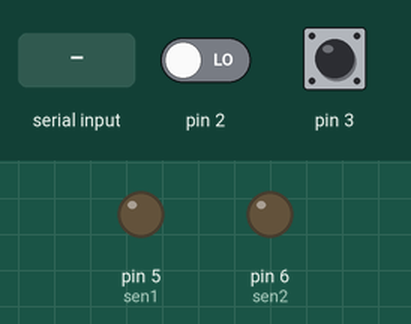
The sketch below on a simulated Arduino Uno, built with avr-gcc and run on an emulated ATmega328P. Parts: output pins drawn as LEDs (lit = HIGH). The test bench sets the inputs (shaded band); at power-on: pin 2 LOW, pin 3 HIGH. What the sketch prints to the serial monitor is not drawn.

Above: at 1.2 s.
1.3 s: pin 2 driven HIGH
At 2.0 s:
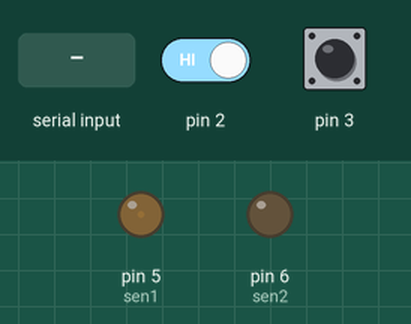
3.7 s: "5\n" received over Serial
At 3.88 s:
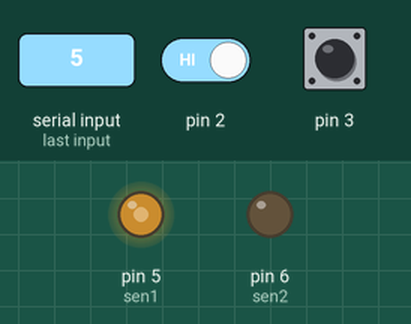
6.7 s: "90,45\n" received over Serial
At 7.7 s:
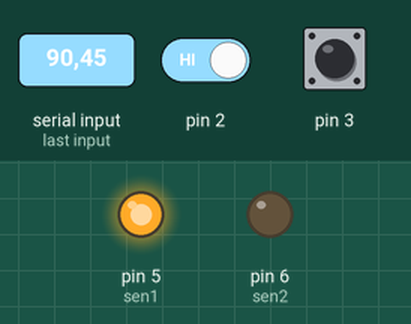
Timing chart, 0 to 9.7 s (numbered marks = the images above; inputs shaded):
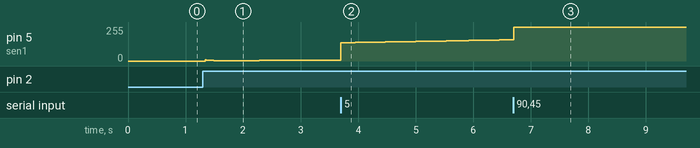

Measured:
- after the input at 1.3 s, pin 5 (sen1): 0/255 → 4/255 after 0.05 s, → 3/255 0.14 s later, → 4/255 0.79 s later
- after the input at 3.7 s, pin 5 (sen1): moves from 4/255 to 159/255 over 2.9 s, starting at once

The sketch:

encoder_labVIEW.ino
```cpp
int dt_us = 2000;             // muestreo en micro-segundos
float dt = dt_us*0.000001;    // muestro en segundos
unsigned long t1 = 0, t2 = 0; // Tiempos para intervalos
unsigned long k = 0;          // Contador de muestras

int Np = 0;                   // Número de pulsos
const float R = 0.1428;       // Resolución de salida
float th = 0, thp =0;         // Posición angular y valor pasado
float dth_d = 0, dth_f =0;    // derivada discreta y s. filtrada
float alpha = 0.05;           // Coeficiente de filtro

// Parámetros PID (los que ya tenías calibrados)
float kp = 1.25, kd = 0.25, ki = 0.07;
float e = 0, de = 0, inte = 0;
float u = 0, usat = 0;        // SEÑAL DE CONTROL
float PWM = 0;                // SEÑAL PWM
float th_des = 0;             // CONSIGNA DEL CONTROL (SETPOINT)

// Pines L298N
const int sen1 = 5;
const int sen2 = 6;

String consigna;

void setup() {
  // Comunicación Serial
  Serial.begin(115200);
  // CRÍTICO: Reducir el timeout para no bloquear el lazo de control de 2ms
  Serial.setTimeout(2);

  attachInterrupt(digitalPinToInterrupt(2), CH_A, RISING);
  attachInterrupt(digitalPinToInterrupt(3), CH_B, RISING);

  // Salidas de control PWM
  pinMode(sen1, OUTPUT);
  pinMode(sen2, OUTPUT);
}

void loop() {
  t1 = micros();  // Muestra de tiempo 1

  // ****************************************
  // 1. LEER CONSIGNA DE CONTROL DESDE LABVIEW
  if (Serial.available() > 0) {
    consigna = Serial.readStringUntil('\n');
    if (consigna.length() > 0) {
      th_des = consigna.toFloat();
      // Restringir los valores entre 0 y 360 por seguridad
      th_des = constrain(th_des, 0.0, 360.0);
    }
  }

  // 2. LECTURA DE SENSORES Y CÁLCULOS
  th = R * Np;            // Posición actual
  dth_d = (th - thp) / dt;  // Derivada discreta

  // Filtro de la velocidad
  dth_f = alpha * dth_d + (1 - alpha) * dth_f;

  // 3. CONTROL PID
  e = th_des - th;             // ERROR
  de = -dth_f;                 // DERIVADA DEL ERROR (evita el derivative kick)
  inte = inte + e * dt;        // INTEGRAL DEL ERROR

  u = kp * e + kd * de + ki * inte;  // VOLTAJE CALCULADO

  usat = constrain(u, -12, 12); // SATURACIÓN (Asumiendo fuente de 12V)

  // Convertir a PWM (0 a 255)
  PWM = usat * 21.25; // 255/12V = 21.25

  // 4. MANDAR SEÑAL DE CONTROL AL L298N
  if (PWM > 0) {
    analogWrite(sen1, PWM);
    analogWrite(sen2, 0);
  } else if (PWM < 0) {
    analogWrite(sen1, 0);
    // Multiplicar por -1 para obtener PWM positivo hacia el otro sentido
    analogWrite(sen2, -1 * PWM);
  } else {
    analogWrite(sen1, 0);
    analogWrite(sen2, 0);
  }

  // 5. ACTUALIZAR VARIABLES Y ENVIAR DATOS
  k = k + 1;            // Número de muestra
  thp = th;             // Guardar valor de th para la siguiente iteración

  // Imprimir los valores para que LabVIEW los pueda leer (Opcional)
  Serial.print(th);
  Serial.print(',');
  Serial.println(PWM);

  // ****************************************

  // 6. CONTROL DEL TIEMPO DE MUESTREO (dt = 2000us)
  t2 = micros();
  while ((t2 - t1) < dt_us) {
    t2 = micros();
  }
}

void CH_A() {
  if (digitalRead(3) == LOW)
    Np = Np + 1;
  else
    Np = Np - 1;
}

void CH_B() {
  if (digitalRead(2) == HIGH)
    Np = Np + 1;
  else
    Np = Np - 1;
}
```
